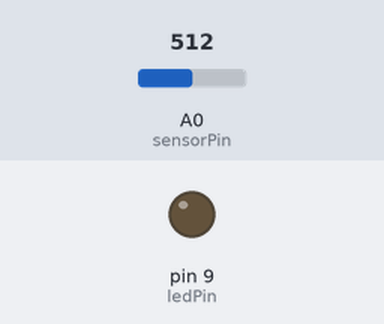
Recording of a sketch running on a simulated Arduino Uno, built with avr-gcc and run on an emulated ATmega328P. Parts: output pins drawn as LEDs (lit = HIGH). The test bench sets the inputs (shaded band); at power-on: A0 (sensorPin) = 512.

Above: at 1.2 s.
1.3 s: A0 (sensorPin) set to 317
2.8 s: A0 (sensorPin) set to 290
At 3.4 s:
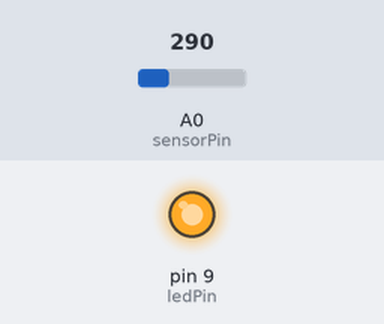
4.3 s: A0 (sensorPin) set to 306
At 5.5 s:
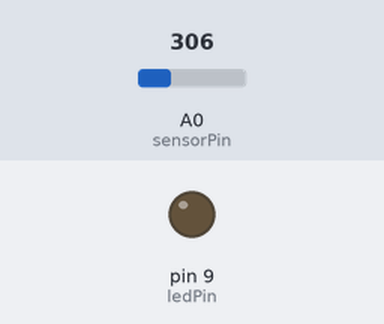
5.8 s: A0 (sensorPin) set to 122
At 6.9 s:
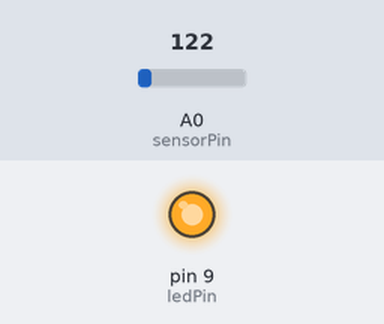
Timing chart, 0 to 8.3 s (numbered marks = the images above; inputs shaded):
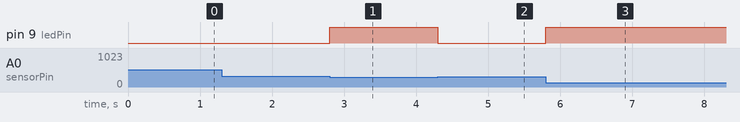

The sketch:

sketch.ino
```cpp
const int sensorPin = A0; // Soil moisture sensor pin
const int ledPin = 9;     // LED pin

void setup() {
  pinMode(ledPin, OUTPUT);
}

void loop() {
  int moistureValue = analogRead(sensorPin);
  if (moistureValue < 300) { // Adjust threshold for dry soil
    digitalWrite(ledPin, HIGH); // Turn on LED
  } else {
    digitalWrite(ledPin, LOW); // Turn off LED
  }
}
```

Measured:
- the behaviour switches between 300 and 299 on A0 (sensorPin) (found by bisection; images 0 and 1)
- after the input at 1.3 s, every drawn part: stays the same
- after the input at 2.8 s, pin 9 (ledPin): LOW → HIGH at once
- after the input at 4.3 s, pin 9 (ledPin): HIGH → LOW at once
- after the input at 5.8 s, pin 9 (ledPin): LOW → HIGH at once
